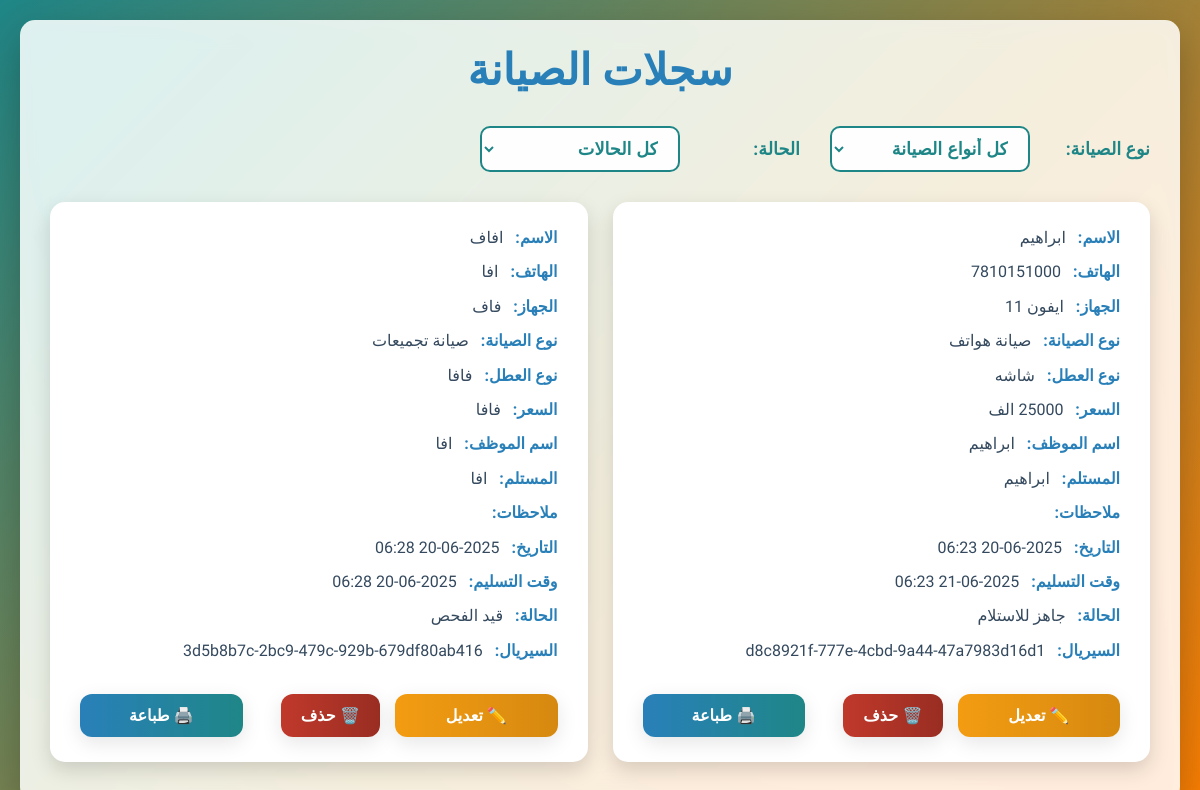
The app's page /records/, older data.
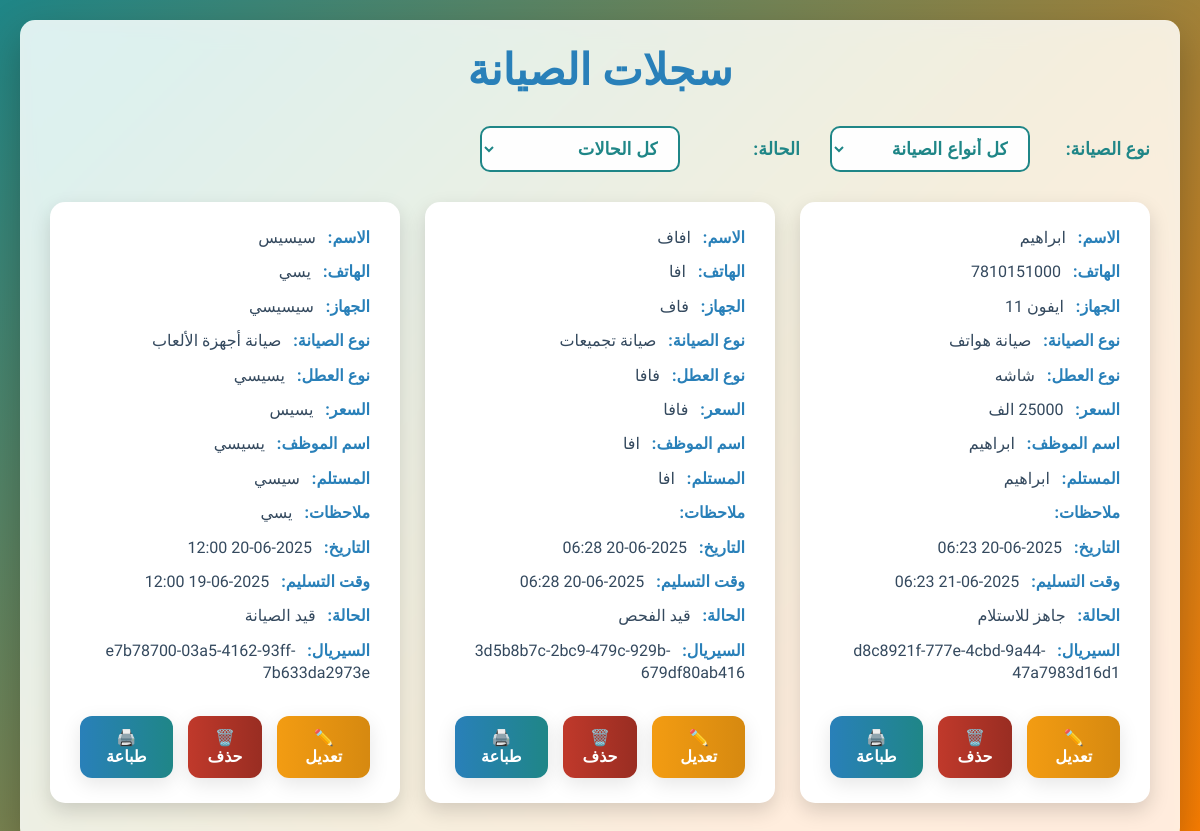
The same page, newer data.
### maintenance/models.py (models this page shows, shortened)
class MaintenanceRecord(models.Model):
    MAINTENANCE_CHOICES = [
        ('صيانة هواتف', '📱 صيانة هواتف'),
        ('صيانة تجميعات', '💻 صيانة تجميعات'),
        ('صيانة أجهزة الألعاب', '🎮 صيانة أجهزة الألعاب'),
    ]
    STATUS_CHOICES = [
        ('قيد الفحص', '🔍 قيد الفحص'),
        ('قيد الصيانة', '🛠️ قيد الصيانة'),
        ('جاهز للاستلام', '✅ جاهز للاستلام'),
        ('تم التسليم', '📦 تم التسليم'),
    ]
    serial = models.CharField(max_length=100, unique=True, editable=False, default=uuid.uuid4)
    name = models.CharField("اسم الزبون", max_length=100)
    phone = models.CharField("رقم الهاتف", max_length=20)
    price = models.CharField("السعر", max_length=100)
    issue = models.CharField("نوع العطل", max_length=200)
    device = models.CharField("نوع الجهاز", max_length=100)
    maintenance_type = models.CharField("نوع الصيانة", max_length=100, choices=MAINTENANCE_CHOICES)
    employee = models.CharField("اسم الموظف", max_length=100)
    receiver = models.CharField("موظف الاستلام", max_length=100)
    date_time = models.DateTimeField("وقت الاستلام", default=timezone.now)
    delivery_time = models.DateTimeField("وقت التسليم")
    status = models.CharField("حالة الجهاز", max_length=50, choices=STATUS_CHOICES)
    notes = models.TextField("ملاحظات", blank=True)

### maintenance/views.py (the view)
# urls.py: path('records/', records_view, name='records'),
def records_view(request):
    records = MaintenanceRecord.objects.all()
    maintenance_types = records.values_list('maintenance_type', flat=True).distinct().order_by('maintenance_type')
    status_map = {}
    for m_type in maintenance_types:
        status_map[m_type] = list(
            records.filter(maintenance_type=m_type)
                   .values_list('status', flat=True)
                   .distinct()
                   .order_by('status')
        )
    return render(request, 'maintenance/records.html', {
        'records': records,
        'maintenance_types': maintenance_types,
        'status_map': status_map,
        'selected_maintenance_type': request.GET.get('type', ''),
        'selected_status': request.GET.get('status', '')
    })

### maintenance/templates/maintenance/records.html (shortened to what this page needs)
{% load static %}
<!DOCTYPE html>
<html lang="ar" dir="rtl">
<head>
</head>
<body>
  <div class="container">
    <h2>سجلات الصيانة</h2>
    <div class="filters">
      <label for="filterMaintenanceType">نوع الصيانة:</label>
      <select id="filterMaintenanceType" aria-label="فلتر نوع الصيانة">
        <option value="">كل أنواع الصيانة</option>
      </select>
      <label for="filterStatus">الحالة:</label>
      <select id="filterStatus" aria-label="فلتر الحالة">
        <option value="">كل الحالات</option>
      </select>
    </div>
    <div class="cards-container" id="cardsContainer">
      {% for record in records %}
      <div class="card" data-maintenance="{{ record.maintenance_type }}" data-status="{{ record.status }}">
        <div class="field"><strong>الاسم:</strong> {{ record.name }}</div>
        <div class="field"><strong>الهاتف:</strong> {{ record.phone }}</div>
        <div class="field"><strong>الجهاز:</strong> {{ record.device }}</div>
        <div class="field"><strong>نوع الصيانة:</strong> {{ record.maintenance_type }}</div>
        <div class="field"><strong>نوع العطل:</strong> {{ record.issue }}</div>
        <div class="field"><strong>السعر:</strong> {{ record.price }}</div>
        <div class="field"><strong>اسم الموظف:</strong> {{ record.employee }}</div>
        <div class="field"><strong>المستلم:</strong> {{ record.receiver }}</div>
        <div class="field"><strong>ملاحظات:</strong> {{ record.notes }}</div>
        <div class="field"><strong>التاريخ:</strong> {{ record.date_time|date:"Y-m-d H:i" }}</div>
        <div class="field"><strong>وقت التسليم:</strong> {{ record.delivery_time|date:"Y-m-d H:i" }}</div>
        <div class="field"><strong>الحالة:</strong> {{ record.status }}</div>
        <div class="field"><strong>السيريال:</strong> {{ record.serial }}</div>
        <div class="actions">
          <a href="{% url 'edit_record' record.id %}" class="btn btn-warning" title="تعديل">✏️ تعديل</a>
          <form action="{% url 'delete_record' record.id %}" method="post" style="margin:0; flex:1;">
            <button type="submit" class="btn btn-danger" title="حذف" onclick="return confirm('هل أنت متأكد من حذف هذا السجل؟');">🗑️ حذف</button>
          </form>
          <a href="{% url 'print_receipt' record.serial %}" target="_blank" class="btn btn-primary" title="طباعة">🖨️ طباعة</a>
        </div>
      </div>
      {% empty %}
      <p style="color:#c0392b; font-weight: 700; text-align: center; width: 100%;">
        لا توجد بيانات لعرضها
      </p>
      {% endfor %}
    </div>
  </div>
</body>
</html>

### maintenance/templates/maintenance/records.html (style rules this page uses)
body { background: linear-gradient(135deg, #1F8687, #FE7E00); font-family: 'Cairo', sans-serif; color: #2c3e50; min-height: 100vh; margin: 0; padding: 20px; display: flex; justify-content: center; align-items: flex-start; }
.container { max-width: 1100px; width: 100%; background: #ffffffdd; backdrop-filter: saturate(180%) blur(12px); border-radius: 15px; padding: 25px 30px 40px 30px; box-shadow: 0 15px 40px rgba(0,0,0,0.25); display: flex; flex-direction: column; gap: 30px; }
h2 { font-weight: 700; font-size: 2.7rem; color: #2980b9; text-align: center; margin: 0; user-select: none; }
.filters { display: flex; gap: 30px; justify-content: flex-start; flex-wrap: wrap; align-items: center; }
label { font-weight: 700; color: #1F8687; min-width: 90px; user-select: none; font-size: 1.1rem; }
select { padding: 10px 16px; font-size: 1.1rem; border-radius: 10px; border: 2px solid #1F8687; background: #fefefe; color: #1F8687; cursor: pointer; font-weight: 700; transition: border-color 0.3s ease, box-shadow 0.3s ease; min-width: 200px; user-select: none; }
.cards-container { display: grid; grid-template-columns: repeat(auto-fit, minmax(300px, 1fr)); gap: 25px; width: 100%; }
.card { background: #fff; border-radius: 15px; box-shadow: 0 8px 20px rgba(0,0,0,0.15); padding: 25px 30px; display: flex; flex-direction: column; justify-content: space-between; transition: box-shadow 0.3s ease, transform 0.3s ease; user-select: none; }
.field { margin-bottom: 12px; font-size: 1rem; line-height: 1.4; color: #34495e; }
.field strong { color: #2980b9; font-weight: 800; margin-left: 8px; }
.actions { margin-top: 20px; display: flex; justify-content: space-between; gap: 15px; }
.btn { flex: 1; padding: 12px 20px; border-radius: 12px; font-weight: 700; font-size: 1rem; border: none; color: white; cursor: pointer; box-shadow: 0 6px 20px rgba(0,0,0,0.1); transition: background-color 0.3s ease, box-shadow 0.3s ease, transform 0.15s ease; user-select: none; text-align: center; text-decoration: none; display: inline-block; }
.btn-warning { background: linear-gradient(90deg, #f39c12, #d68910); }
.btn-danger { background: linear-gradient(90deg, #c0392b, #992d22); }
.btn-primary { background: linear-gradient(90deg, #2980b9, #1F8687); }

Row changes from the older to the newer data that the page shows:
added MaintenanceRecord: name "سيسيس", phone "يسي", device "سيسيسي", maintenance_type "صيانة أجهزة الألعاب", issue "يسيسي", price "يسيس", employee "يسيسي", receiver "سيسي", notes "يسي", date_time "2025-06-20 12:00", delivery_time "2025-06-19 12:00", status "قيد الصيانة", serial "e7b78700-03a5-4162-93ff-7b633da2973e"
